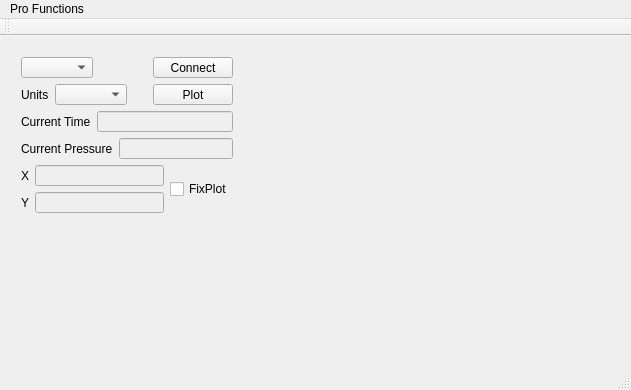
<?xml version="1.0" encoding="UTF-8"?>
<ui version="4.0">
 <class>Legba</class>
 <widget class="QMainWindow" name="Legba">
  <property name="geometry">
   <rect>
    <x>0</x>
    <y>0</y>
    <width>631</width>
    <height>390</height>
   </rect>
  </property>
  <property name="windowTitle">
   <string>Legba V1.0.0</string>
  </property>
  <widget class="QWidget" name="centralWidget">
   <widget class="QCustomPlot" name="customPlot" native="true">
    <property name="geometry">
     <rect>
      <x>250</x>
      <y>10</y>
      <width>371</width>
      <height>321</height>
     </rect>
    </property>
   </widget>
   <widget class="QWidget" name="layoutWidget">
    <property name="geometry">
     <rect>
      <x>10</x>
      <y>10</y>
      <width>234</width>
      <height>178</height>
     </rect>
    </property>
    <layout class="QVBoxLayout" name="verticalLayout_4">
     <item>
      <layout class="QVBoxLayout" name="verticalLayout">
       <item>
        <layout class="QHBoxLayout" name="horizontalLayout">
         <item>
          <widget class="QComboBox" name="comboBoxComPorts"/>
         </item>
         <item>
          <spacer name="horizontalSpacer_9">
           <property name="orientation">
            <enum>Qt::Horizontal</enum>
           </property>
           <property name="sizeHint" stdset="0">
            <size>
             <width>40</width>
             <height>20</height>
            </size>
           </property>
          </spacer>
         </item>
         <item>
          <widget class="QPushButton" name="pushButtonAction">
           <property name="text">
            <string>Connect</string>
           </property>
          </widget>
         </item>
        </layout>
       </item>
       <item>
        <layout class="QHBoxLayout" name="horizontalLayout_5">
         <item>
          <layout class="QHBoxLayout" name="horizontalLayout_2">
           <item>
            <widget class="QLabel" name="label">
             <property name="text">
              <string>Units</string>
             </property>
            </widget>
           </item>
           <item>
            <widget class="QComboBox" name="comboBoxUnits"/>
           </item>
          </layout>
         </item>
         <item>
          <spacer name="horizontalSpacer">
           <property name="orientation">
            <enum>Qt::Horizontal</enum>
           </property>
           <property name="sizeHint" stdset="0">
            <size>
             <width>40</width>
             <height>20</height>
            </size>
           </property>
          </spacer>
         </item>
         <item>
          <widget class="QPushButton" name="pushButtonPlot">
           <property name="text">
            <string>Plot</string>
           </property>
          </widget>
         </item>
        </layout>
       </item>
      </layout>
     </item>
     <item>
      <layout class="QVBoxLayout" name="verticalLayout_3">
       <item>
        <layout class="QHBoxLayout" name="horizontalLayout_6">
         <item>
          <widget class="QLabel" name="label_2">
           <property name="text">
            <string>Current Time</string>
           </property>
          </widget>
         </item>
         <item>
          <widget class="QLineEdit" name="lineEditCurrentTime">
           <property name="enabled">
            <bool>false</bool>
           </property>
          </widget>
         </item>
        </layout>
       </item>
       <item>
        <layout class="QHBoxLayout" name="horizontalLayout_7">
         <item>
          <widget class="QLabel" name="label_3">
           <property name="text">
            <string>Current Pressure</string>
           </property>
          </widget>
         </item>
         <item>
          <widget class="QLineEdit" name="lineEditCurrentPressure">
           <property name="enabled">
            <bool>false</bool>
           </property>
          </widget>
         </item>
        </layout>
       </item>
      </layout>
     </item>
     <item>
      <layout class="QHBoxLayout" name="horizontalLayout_8">
       <item>
        <layout class="QVBoxLayout" name="verticalLayout_2">
         <item>
          <layout class="QHBoxLayout" name="horizontalLayout_3">
           <item>
            <widget class="QLabel" name="labelX">
             <property name="text">
              <string>X</string>
             </property>
            </widget>
           </item>
           <item>
            <widget class="QLineEdit" name="lineEditX">
             <property name="enabled">
              <bool>false</bool>
             </property>
            </widget>
           </item>
          </layout>
         </item>
         <item>
          <layout class="QHBoxLayout" name="horizontalLayout_4">
           <item>
            <widget class="QLabel" name="labelY">
             <property name="text">
              <string>Y</string>
             </property>
            </widget>
           </item>
           <item>
            <widget class="QLineEdit" name="lineEditY">
             <property name="enabled">
              <bool>false</bool>
             </property>
            </widget>
           </item>
          </layout>
         </item>
        </layout>
       </item>
       <item>
        <widget class="QCheckBox" name="checkBoxPlotFixed">
         <property name="text">
          <string>FixPlot</string>
         </property>
        </widget>
       </item>
      </layout>
     </item>
    </layout>
   </widget>
  </widget>
  <widget class="QMenuBar" name="menuBar">
   <property name="geometry">
    <rect>
     <x>0</x>
     <y>0</y>
     <width>631</width>
     <height>21</height>
    </rect>
   </property>
   <widget class="QMenu" name="menuPro_Functions">
    <property name="title">
     <string>Pro Functions</string>
    </property>
    <addaction name="actionCom_UPD"/>
    <addaction name="actionScan_Com_Ports"/>
   </widget>
   <addaction name="menuPro_Functions"/>
  </widget>
  <widget class="QToolBar" name="mainToolBar">
   <attribute name="toolBarArea">
    <enum>TopToolBarArea</enum>
   </attribute>
   <attribute name="toolBarBreak">
    <bool>false</bool>
   </attribute>
  </widget>
  <widget class="QStatusBar" name="statusBar"/>
  <action name="actionCom_UPD">
   <property name="text">
    <string>Com UPD</string>
   </property>
  </action>
  <action name="actionScan_Com_Ports">
   <property name="enabled">
    <bool>false</bool>
   </property>
   <property name="text">
    <string>Scan Com Ports</string>
   </property>
  </action>
 </widget>
 <layoutdefault spacing="6" margin="11"/>
 <customwidgets>
  <customwidget>
   <class>QCustomPlot</class>
   <extends>QWidget</extends>
   <header>qcustomplot.h</header>
   <container>1</container>
  </customwidget>
 </customwidgets>
 <resources/>
 <connections/>
</ui>
